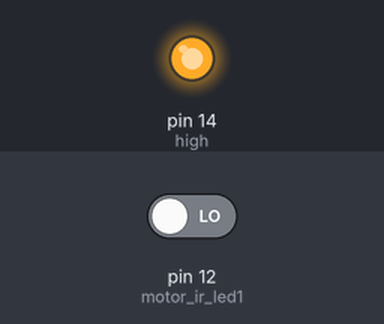
Bench run of a sketch on a simulated Arduino Uno, built with avr-gcc and run on an emulated ATmega328P. On the bench: output pins drawn as LEDs (lit = HIGH). Inputs (shaded band) come from the test bench; at power-on: pin 12 (motor_ir_led1) LOW. What the sketch prints to the serial monitor is not drawn.

Above: at 1.2 s.
1.3 s: pin 12 (motor_ir_led1) driven HIGH
Timing chart, 0 to 4.3 s (numbered marks = the images above; inputs shaded):
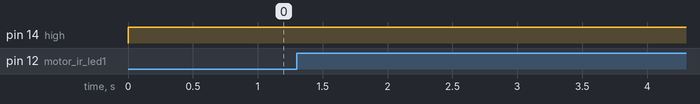

Measured:
- after the input at 1.3 s, every drawn part: stays the same

The sketch:

wheel_ir_sensors.ino
```cpp
// main loop timing

#define high 14

#define main_loop_frequency 100  // in Hertz
long int now = 0;
long int next_time = 0;
long int started = 0;
int period = 1000/main_loop_frequency; // in milliseconds
unsigned int up_counter = 0;

// motor angle (IR ON/OFF pairs)
#define motor_ir_led1 12

// motor speed variables - infrared ON/OFF switches
bool last_pos1 = false;     // last position of the switch
int last_change_cycle1 = 0; // cycle number when the last position change was
short int motor_speed1 = 0; // speed in milliradians/s
int cycles = 0;


void setup() {

  Serial.begin(115200);
  // ############# SETUP MOTOR SPEED DETECTION #############
  pinMode(motor_ir_led1, INPUT);

  pinMode(high, OUTPUT);

}

void loop() {
  digitalWrite(high, HIGH);
  // put your main code here, to run repeatedly:
  started = millis();
  next_time = started + period;
  // wheel 1

  cycles = 0;
  if(digitalRead(motor_ir_led1) == 1) {
    if(last_pos1 == 0) {
      cycles = up_counter - last_change_cycle1;
      Serial.print("Motor speed: ");
      Serial.print(6283 / cycles / period);
      Serial.println(" mrad/s");
      last_pos1 = 1;
      last_change_cycle1 = up_counter;
    }
//    Serial.println("1");
  } else {
    if(last_pos1 == 1) {
      cycles = up_counter - last_change_cycle1;
      Serial.print("Motor speed: ");
      Serial.print(6283 / cycles / period);
      Serial.println(" mrad/s");
      last_pos1 = 0;
      last_change_cycle1 = up_counter;
    }
//    Serial.println("0");
  }


  now = millis();
  while(now < next_time) {
    now = millis();
  }
  up_counter++;
}
```
